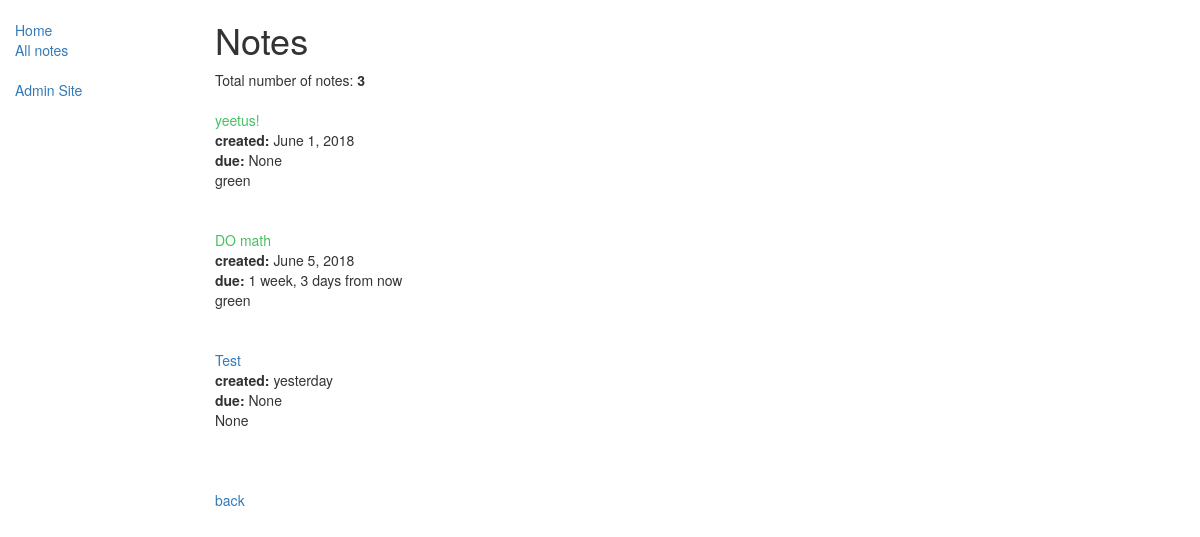
The app's page /notes with its own data.
### notesApp/models.py (models this page shows, shortened)
class Note(models.Model):
    colourChoices = (
        ('blue', 'Blue'),
        ('red', 'Red'),
        ('green', 'Green'),
        ('yellow', 'Yellow'),
    )
    owner = models.ForeignKey(User, on_delete=models.CASCADE)
    title = models.CharField(
        max_length=50, help_text="Main description of your task")
    description = models.TextField(
        blank=True, null=True, help_text="Any additional information")
    colour = models.CharField(blank=True, null=True,
                              max_length=50, choices=colourChoices, help_text="Colour code the note")
    group = models.CharField(
        blank=True, null=True, max_length=50, help_text="Assign the note to a group")
    dateCreated = models.DateTimeField(
        auto_now_add=True, verbose_name='date created')
    dateDue = models.DateTimeField(
        blank=True, null=True, help_text="Set a reminder date", verbose_name='date due')
    class Meta:
        ordering = ["dateCreated"]

### notesApp/views.py (the view)
# urls.py: path('notes', views.notes, name='notes'),
def notes(request):
    notes = Note.objects.all()
    numNotes = notes.count()
    return render(request, 'notesApp/notes.html', {'notes': notes, 'numNotes': numNotes})

### templates/notesApp/notes.html
{% extends "base.html" %}
{% load humanize %}
{% block content %}
    <h1>Notes</h1>
    {% if notes %}
        Total number of notes: <b>{{ numNotes }}</b><br><br>
        {% for note in notes %}
            <a href="note/{{note.id}}" class="{{ note.colour }}">{{ note.title }}</a>
            <br>
            <b>created:</b> {{ note.dateCreated|naturalday }}<br>
            <b>due:</b> {{ note.dateDue|naturaltime }}
            <br>
            {{ note.colour }}
            <br>
            <br>
            <br>
        {% endfor %}
    {% else %}
        no notes
    {% endif %}
    <br>
    <a href="{% url 'index' %}">back</a>
{% endblock %}

### static/notesApp/css/styles.css (style rules this page uses)
.green { color: rgb(71, 192, 97) }

### records on screen
Note: title "yeetus!", dateCreated "June 1, 2018", dateDue "None", colour "green"
Note: title "DO math", dateCreated "June 5, 2018", dateDue "1 week, 3 days from now", colour "green"
Note: title "Test", dateCreated "yesterday", dateDue "None", colour "None"

### other values on screen
{{ numNotes }} "3"
